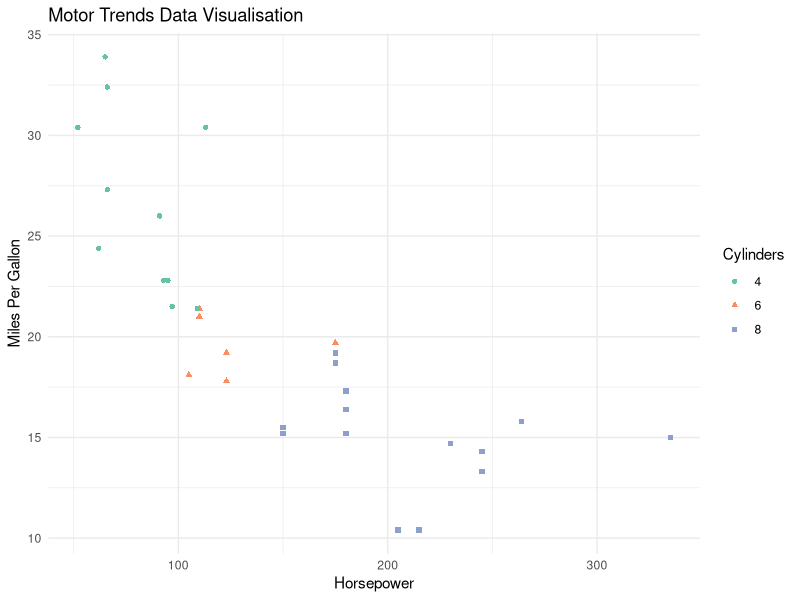

Here is the R script that generated this plot:
### This is code to produce a scatter plot on the `mtcars` (motortrends) dataset

# load required packages
library(dplyr)
library(ggplot2)

# load in data set
data(mtcars)

# create a scatterplot
mtcars %>% 
    mutate(cyl = as.factor(cyl)) %>%
    ggplot(aes(x = hp, y = mpg, color = cyl, shape = cyl)) + 
    geom_point() + 
    scale_color_brewer(palette = "Set2")  +
    xlab("Horsepower") + 
    ylab("Miles Per Gallon") +
    labs(color = "Cylinders", shape = "Cylinders") +
    theme_minimal() + 
    ggtitle("Motor Trends Data Visualisation") 
